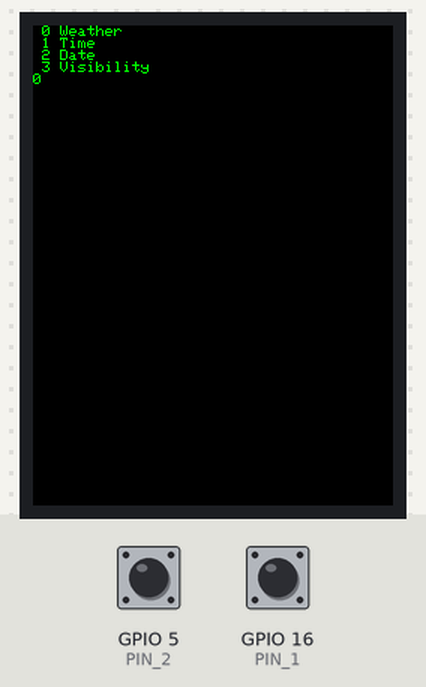
Recording of a sketch running on a simulated ESP32. On the bench: 240×320 colour display. Inputs (shaded band) come from the test bench; at power-on: GPIO 16 (PIN_1) HIGH, GPIO 5 (PIN_2) HIGH. WiFi joins after 1.5 s; servers stay silent unless stated; uploads are accepted with an empty reply; what the sketch prints to the serial monitor is not drawn.

Above: at 5.5 s.
5.6 s: GPIO 16 (PIN_1) pulled LOW for 0.15 s
7.2 s: GPIO 16 (PIN_1) pulled LOW for 1 s
Timing chart, 0 to 9.3 s (numbered marks = the images above; inputs shaded):
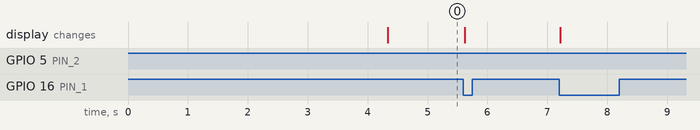

The sketch:

weather.ino
```cpp
#include <TinyGPS++.h>
#include <WiFi.h> //Connect to WiFi Network
#include <TFT_eSPI.h> // Graphics and font library for ST7735 driver chip
#include <SPI.h> //Used in support of TFT Display
#include <string.h>  //used for some string handling and processing.


#define list 0
#define disp 1

TFT_eSPI tft = TFT_eSPI();  // Invoke library, pins defined in User_Setup.h

char network[] = "MIT";  //SSID for 6.08 Lab
char password[] = ""; //Password for 6.08 Lab
char body[200];

int state = list;
const uint8_t LOOP_PERIOD = 10; //milliseconds
uint32_t primary_timer = 0;
uint32_t posting_timer = 0;
float x, y, z; //variables for grabbing x,y,and z values

const char USER[] = "moises";

//Some constants and some resources:
const int RESPONSE_TIMEOUT = 6000; //ms to wait for response from host

const uint16_t IN_BUFFER_SIZE = 1000; //size of buffer to hold HTTP request
const uint16_t OUT_BUFFER_SIZE = 1000; //size of buffer to hold HTTP response
char request_buffer[IN_BUFFER_SIZE]; //char array buffer to hold HTTP request
char response_buffer[OUT_BUFFER_SIZE]; //char array buffer to hold HTTP response

const uint8_t PIN_1 = 16; //button 1
const uint8_t PIN_2 = 5; //button 2
float lat = 0;
float lon = 0;

HardwareSerial gps_serial(2);
TinyGPSPlus gps;

uint8_t old_val1; //for button edge detection!
uint8_t old_val2;
uint32_t timer;
int pointer = 0;

char output[500];
char options[100] = " 0 Weather\n 1 Time\n 2 Date\n 3 Visibility";
char pointerString[10];


void setup() {
  Serial.begin(115200);
  gps_serial.begin(9600, SERIAL_8N1, 32, 33);
  tft.init();  //init screen
  tft.setRotation(2); //adjust rotation
  tft.setTextSize(1); //default font size
  tft.fillScreen(TFT_BLACK); //fill background
  tft.setTextColor(TFT_GREEN, TFT_BLACK); //set color of font to green foreground, black background
  Serial.begin(115200); //begin serial comms
  delay(100); //wait a bit (100 ms)
  pinMode(PIN_1, INPUT_PULLUP);
  pinMode(PIN_2, INPUT_PULLUP);

  WiFi.begin(network, password); //attempt to connect to wifi
  uint8_t count = 0; //count used for Wifi check times
  Serial.print("Attempting to connect to ");
  Serial.println(network);
  while (WiFi.status() != WL_CONNECTED && count < 12) {
    delay(500);
    Serial.print(".");
    count++;
  }
  delay(2000);
  if (WiFi.isConnected()) { //if we connected then print our IP, Mac, and SSID we're on
    Serial.println("CONNECTED!");
    Serial.println(WiFi.localIP().toString() + " (" + WiFi.macAddress() + ") (" + WiFi.SSID() + ")");
    delay(500);
  } else { //if we failed to connect just Try again.
    Serial.println("Failed to Connect :/  Going to restart");
    Serial.println(WiFi.status());
    ESP.restart(); // restart the ESP (proper way)
  }
  timer = millis();
  old_val1 = digitalRead(PIN_1);
  old_val2 = digitalRead(PIN_2);

}

void gpsUpdate()
{
  //  lat = gps.location.lat();
  //  lon = gps.location.lat();
  lat = -71.095863;
  lon = 42.357307;
}

void loop() {
  uint8_t val1 = digitalRead(PIN_1);
  uint8_t val2 = digitalRead(PIN_2);

  if (state == list)
  {

    tft.setCursor(0, 0, 1);
    tft.println(options);
    sprintf(pointerString, "%d", pointer);
    tft.println(pointerString);

    Serial.println(options);
    Serial.println(pointer);
  }
  else
  {

    tft.setCursor(0, 0, 1);
    tft.println(output);
  }
  //

  if (state == list)
  {


    if (val1 != old_val1 && val1 == 0)
    {
      pointer = (pointer + 1) % 4;
    }
    if (val2 != old_val2 && val2 == 0)
    {

      tft.fillScreen(TFT_BLACK);
      state = disp;

      if (pointer == 0) {
        sprintf(body, "lat=%f&lon=%f&option=%s", lat, lon, "1");
      }
      if (pointer == 1) {
        sprintf(body, "lat=%f&lon=%f&option=%s", lat, lon, "2");
      }
      if (pointer == 2) {
        sprintf(body, "lat=%f&lon=%f&option=%s", lat, lon, "3");
      }
      if (pointer == 3) {
        sprintf(body, "lat=%f&lon=%f&option=%s", lat, lon, "4");
      }


      int body_len = strlen(body); //calculate body length (for header reporting)
      sprintf(request_buffer, "POST http://608dev.net/sandbox/sc/moisest/weather/request.py?%s HTTP/1.1\r\n", body);
      strcat(request_buffer, "Host: 608dev.net\r\n");
      strcat(request_buffer, "Content-Type: application/x-www-form-urlencoded\r\n");
      sprintf(request_buffer + strlen(request_buffer), "Content-Length: %d\r\n", body_len); //append string formatted to end of request buffer
      strcat(request_buffer, "\r\n"); //new line from header to body
      strcat(request_buffer, body); //body
      strcat(request_buffer, "\r\n"); //header
      Serial.println(request_buffer);
      do_http_request("608dev.net", request_buffer, response_buffer, OUT_BUFFER_SIZE, RESPONSE_TIMEOUT, true);
      tft.fillScreen(TFT_BLACK); //fill background
//      tft.setCursor(2, 2, 1); // set the cursor
//      tft.println(response_buffer); //print the result
      Serial.println(response_buffer);
      sprintf(output, response_buffer);


    }
  }
  else
  {

    if (val2 != old_val2 && val2 == 0)
    {
      tft.fillScreen(TFT_BLACK);
      state = list;
    }
  }
  gpsUpdate();


  old_val1 = val1;
  old_val2 = val2;
  while (millis() - timer < LOOP_PERIOD);
  timer = millis();
}
```

support_functions.ino
```cpp
/*----------------------------------
 * char_append Function:
 * Arguments:
 *    char* buff: pointer to character array which we will append a
 *    char c:
 *    uint16_t buff_size: size of buffer buff
 *
 * Return value:
 *    boolean: True if character appended, False if not appended (indicating buffer full)
 */
uint8_t char_append(char* buff, char c, uint16_t buff_size) {
        int len = strlen(buff);
        if (len>buff_size) return false;
        buff[len] = c;
        buff[len+1] = '\0';
        return true;
}

/*----------------------------------
 * do_http_request Function:
 * Arguments:
 *    char* host: null-terminated char-array containing host to connect to
 *    char* request: null-terminated char-arry containing properly formatted HTTP request
 *    char* response: char-array used as output for function to contain response
 *    uint16_t response_size: size of response buffer (in bytes)
 *    uint16_t response_timeout: duration we'll wait (in ms) for a response from server
 *    uint8_t serial: used for printing debug information to terminal (true prints, false doesn't)
 * Return value:
 *    void (none)
 */
void do_http_request(char* host, char* request, char* response, uint16_t response_size, uint16_t response_timeout, uint8_t serial){
  WiFiClient client; //instantiate a client object
  if (client.connect(host, 80)) { //try to connect to host on port 80
    if (serial) Serial.print(request);//Can do one-line if statements in C without curly braces
    client.print(request);
    memset(response, 0, response_size); //Null out (0 is the value of the null terminator '\0') entire buffer
    uint32_t count = millis();
    while (client.connected()) { //while we remain connected read out data coming back
      client.readBytesUntil('\n',response,response_size);
      if (serial) Serial.println(response);
      if (strcmp(response,"\r")==0) { //found a blank line!
        break;
      }
      memset(response, 0, response_size);
      if (millis()-count>response_timeout) break;
    }
    memset(response, 0, response_size);
    count = millis();
    while (client.available()) { //read out remaining text (body of response)
      char_append(response,client.read(),OUT_BUFFER_SIZE);
    }
    if (serial) Serial.println(response);
    client.stop();
    if (serial) Serial.println("-----------");
  }else{
    if (serial) Serial.println("connection failed :/");
    if (serial) Serial.println("wait 0.5 sec...");
    client.stop();
  }
}
```
